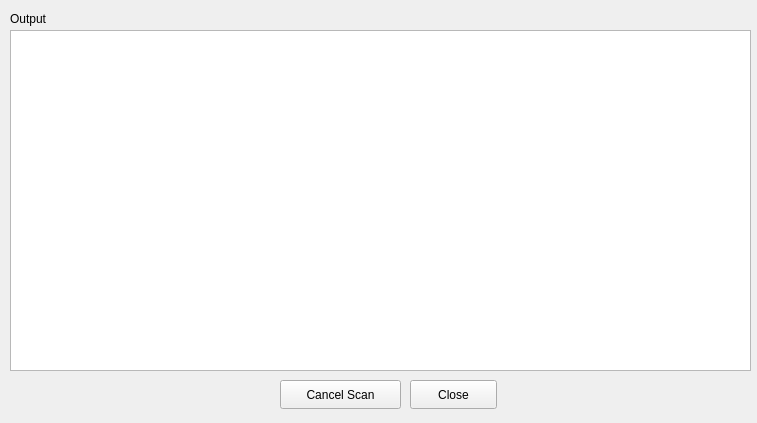
<?xml version="1.0" encoding="UTF-8"?>
<ui version="4.0">
 <class>ScanWindow</class>
 <widget class="QMainWindow" name="ScanWindow">
  <property name="geometry">
   <rect>
    <x>0</x>
    <y>0</y>
    <width>757</width>
    <height>423</height>
   </rect>
  </property>
  <property name="sizePolicy">
   <sizepolicy hsizetype="Fixed" vsizetype="Fixed">
    <horstretch>0</horstretch>
    <verstretch>0</verstretch>
   </sizepolicy>
  </property>
  <property name="minimumSize">
   <size>
    <width>757</width>
    <height>423</height>
   </size>
  </property>
  <property name="maximumSize">
   <size>
    <width>757</width>
    <height>423</height>
   </size>
  </property>
  <property name="windowTitle">
   <string>Scan for viruses</string>
  </property>
  <property name="windowIcon">
   <iconset>
    <normaloff>:/clamguard/Gerald-G-Clam-Security-Guard-ico32x32.png</normaloff>:/clamguard/Gerald-G-Clam-Security-Guard-ico32x32.png</iconset>
  </property>
  <widget class="QWidget" name="centralwidget">
   <widget class="QTextEdit" name="txtScan">
    <property name="geometry">
     <rect>
      <x>10</x>
      <y>30</y>
      <width>741</width>
      <height>341</height>
     </rect>
    </property>
   </widget>
   <widget class="QLabel" name="lblOutput">
    <property name="geometry">
     <rect>
      <x>10</x>
      <y>10</y>
      <width>54</width>
      <height>17</height>
     </rect>
    </property>
    <property name="text">
     <string>Output</string>
    </property>
   </widget>
   <widget class="QPushButton" name="btnCancelScan">
    <property name="geometry">
     <rect>
      <x>280</x>
      <y>380</y>
      <width>121</width>
      <height>29</height>
     </rect>
    </property>
    <property name="text">
     <string>Cancel Scan</string>
    </property>
   </widget>
   <widget class="QPushButton" name="btnClose">
    <property name="geometry">
     <rect>
      <x>410</x>
      <y>380</y>
      <width>87</width>
      <height>29</height>
     </rect>
    </property>
    <property name="text">
     <string>Close</string>
    </property>
   </widget>
  </widget>
 </widget>
 <resources>
  <include location="resourses.qrc"/>
 </resources>
 <connections/>
</ui>
